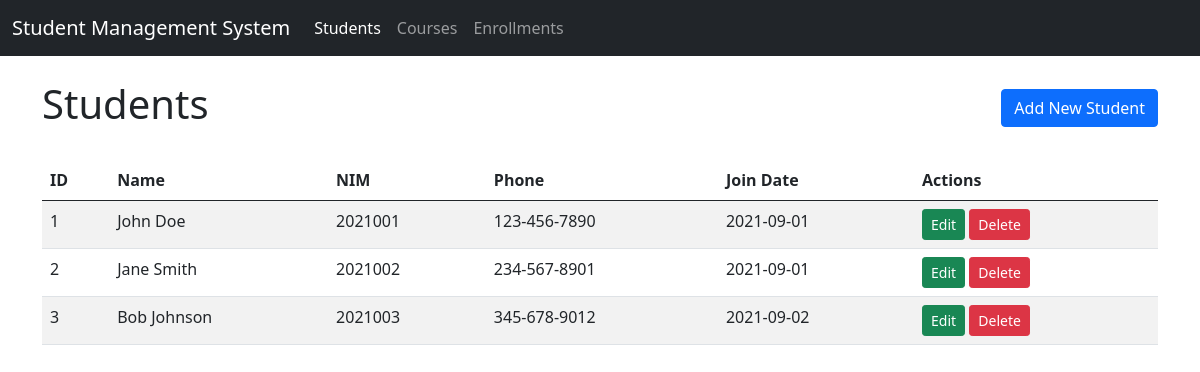
/tp-mvc/index.php, run on the app's committed database.
### tables this page shows
CREATE TABLE IF NOT EXISTS students (
    student_id INT AUTO_INCREMENT PRIMARY KEY,
    name VARCHAR(100) NOT NULL,
    nim VARCHAR(20) NOT NULL UNIQUE,
    phone VARCHAR(20),
    join_date DATE NOT NULL
);

### tp-mvc/controllers/StudentController.php (called while the page is built, shortened)
<?php
require_once 'models/Student.php';
class StudentController {
    private $student;
    public function __construct($db) {
        $this->student = new Student($db);
    }
    public function index() {
        $result = $this->student->read();
        include 'views/students/index.php';
    }
}
?>

### tp-mvc/models/Student.php (called while the page is built, shortened)
<?php
class Student {
    private $conn;
    private $table_name = "students";
    public function __construct($db) {
        $this->conn = $db;
    }
    public function read() {
        $query = "SELECT * FROM " . $this->table_name . " ORDER BY student_id ASC";
        $result = $this->conn->query($query);
        return $result;
    }
}
?>

### tp-mvc/views/students/index.php (the view, shortened to what this page needs)
<?php include 'views/layout/header.php'; ?>
<div class="d-flex justify-content-between align-items-center mb-4">
    <h1>Students</h1>
    <a href="index.php?action=students&method=create" class="btn btn-primary">Add New Student</a>
</div>
<div class="table-responsive">
    <table class="table table-striped">
        <thead>
            <tr>
                <th>ID</th>
                <th>Name</th>
                <th>NIM</th>
                <th>Phone</th>
                <th>Join Date</th>
                <th>Actions</th>
            </tr>
        </thead>
        <tbody>
            <?php if($result->num_rows > 0): ?>
                <?php while($row = $result->fetch_assoc()): ?>
                    <tr>
                        <td><?php echo $row['student_id']; ?></td>
                        <td><?php echo $row['name']; ?></td>
                        <td><?php echo $row['nim']; ?></td>
                        <td><?php echo $row['phone']; ?></td>
                        <td><?php echo $row['join_date']; ?></td>
                        <td>
                            <a href="index.php?action=students&method=edit&id=<?php echo $row['student_id']; ?>" class="btn btn-sm btn-success">Edit</a>
                            <a href="index.php?action=students&method=delete&id=<?php echo $row['student_id']; ?>" class="btn btn-sm btn-danger" onclick="return confirm('Are you sure you want to delete this student?')">Delete</a>
                        </td>
                    </tr>
                <?php endwhile; ?>
            <?php else: ?>
                <tr>
                    <td colspan="6" class="text-center">No students found</td>
                </tr>
            <?php endif; ?>
        </tbody>
    </table>
</div>
<?php include 'views/layout/footer.php'; ?>

### data on the page
students: student_id "1", name "John Doe", nim "2021001", phone "123-456-7890", join_date "2021-09-01"
students: student_id "2", name "Jane Smith", nim "2021002", phone "234-567-8901", join_date "2021-09-01"
students: student_id "3", name "Bob Johnson", nim "2021003", phone "345-678-9012", join_date "2021-09-02"
